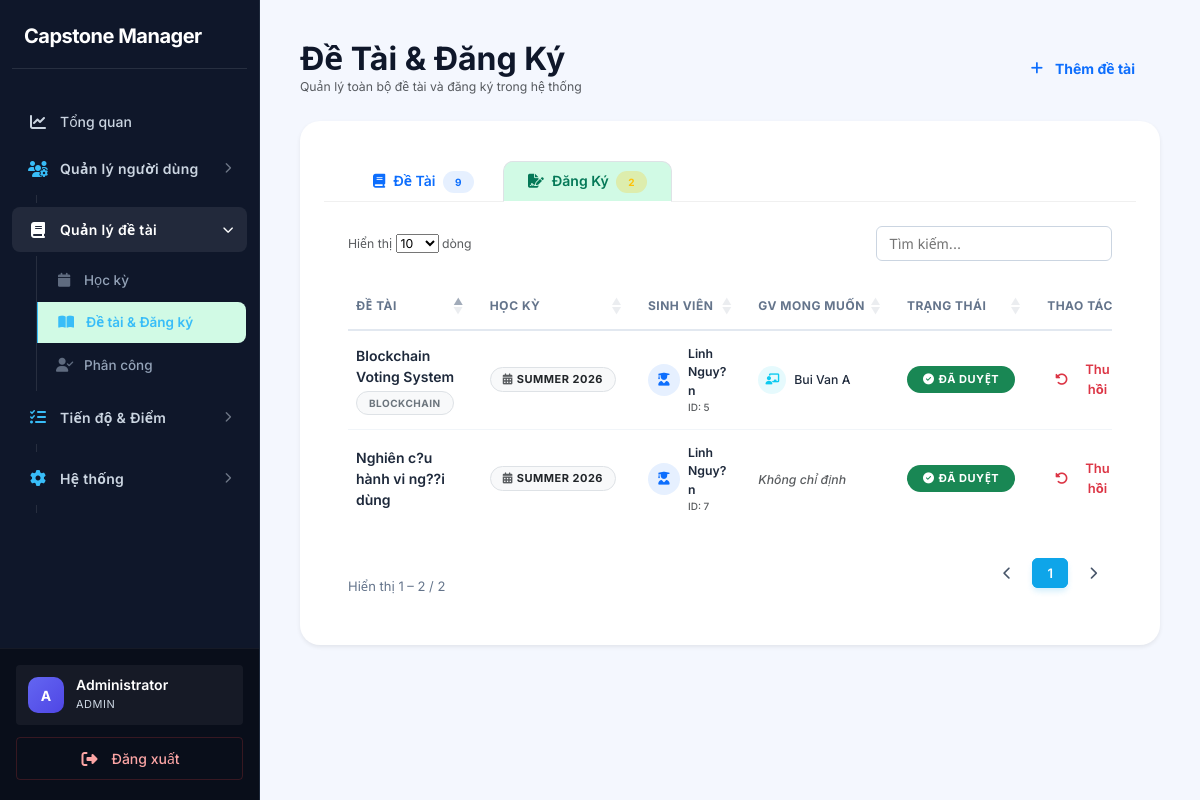
The page /index.php?page=topic-management&tab=registrations (signed in) on the database its author committed.
### tables this page shows
CREATE TABLE `topic_registrations` (
  `id` int(11) NOT NULL,
  `student_id` int(11) NOT NULL,
  `topic_id` int(11) NOT NULL,
  `semester_id` int(11) NOT NULL,
  `description` text DEFAULT NULL,
  `keywords` varchar(255) DEFAULT NULL,
  `desired_lecturer_id` int(11) DEFAULT NULL,
  `status` enum('pending','approved','rejected') DEFAULT 'pending',
  `created_at` timestamp NOT NULL DEFAULT current_timestamp()
);

CREATE TABLE `topics` (
  `id` int(11) NOT NULL,
  `title` varchar(255) DEFAULT NULL,
  `description` text DEFAULT NULL,
  `keywords` text DEFAULT NULL,
  `semester_id` int(11) DEFAULT NULL,
  `created_by` int(11) DEFAULT NULL,
  `status` enum('draft','pending','approved','rejected') DEFAULT 'draft',
  `created_at` timestamp NOT NULL DEFAULT current_timestamp()
);

CREATE TABLE `semesters` (
  `id` int(11) NOT NULL,
  `name` varchar(100) DEFAULT NULL,
  `start_date` date DEFAULT NULL,
  `end_date` date DEFAULT NULL,
  `created_at` timestamp NOT NULL DEFAULT current_timestamp()
);

CREATE TABLE `students` (
  `id` int(11) NOT NULL,
  `user_id` int(11) DEFAULT NULL,
  `full_name` varchar(150) DEFAULT NULL,
  `faculty` varchar(100) DEFAULT NULL,
  `created_at` timestamp NOT NULL DEFAULT current_timestamp()
);

CREATE TABLE `lecturers` (
  `id` int(11) NOT NULL,
  `user_id` int(11) DEFAULT NULL,
  `full_name` varchar(150) DEFAULT NULL,
  `expertise` text DEFAULT NULL,
  `quota` int(11) DEFAULT 8,
  `created_at` timestamp NOT NULL DEFAULT current_timestamp(),
  `faculty` varchar(100) DEFAULT NULL
);

### app/controllers/TopicManagementController.php (called while the page is built, shortened)
<?php
class TopicManagementController {
    private $topicModel;
    private $regModel;
    public function __construct() {
        $this->topicModel    = new Topic();
        $this->regModel      = new TopicRegistration();
    }
    public function index() {
        $role = $_SESSION['user']['role'] ?? '';
        $search     = trim($_GET['search']      ?? '');
        $filterSem  = (int)($_GET['semester_id'] ?? 0);
        $filterStat = trim($_GET['status']       ?? '');
        if ($role === 'admin') {
            $topics = $this->topicModel->search($search, $filterSem, $filterStat);
        } else {
            $topics = $this->topicModel->search($search, $filterSem, 'approved');
        }
        if ($role === 'admin') {
            $registrations = $this->regModel->getAll();
        } else {
            $registrations = [];
        }
        require '../app/views/topic-management/index.php';
    }
}

### core/Database.php (called while the page is built)
<?php
class Database {
    private static $instance = null;
    private $conn;
    private $host = DB_HOST;
    private $dbname = DB_NAME;
    private $username = DB_USER;
    private $password = DB_PASS;
    private function __construct(){
        try{
            $this->conn = new PDO(
                "mysql:host={$this->host};dbname={$this->dbname};charset=utf8mb4",
                $this->username,
                $this->password
            );
            $this->conn->setAttribute(
                PDO::ATTR_ERRMODE,
                PDO::ERRMODE_EXCEPTION
            );
            $this->conn->setAttribute(
                PDO::ATTR_DEFAULT_FETCH_MODE,
                PDO::FETCH_ASSOC
            );
        }catch(PDOException $e){
            die("Database Error: " . $e->getMessage());
        }
    }
    public static function getInstance(){
        if(self::$instance == null){
            self::$instance = new Database();
        }
        return self::$instance;
    }
    public function getConnection(){
        return $this->conn;
    }
}

### app/models/Topic.php (called while the page is built, shortened)
<?php
class Topic {
    private $conn;
    public function __construct(){
        $this->conn = Database::getInstance()->getConnection();
    }
    public function search($keyword = '', $semesterId = 0, $status = '') {
        $sql = "SELECT topics.*, semesters.name AS semester
                FROM topics
                JOIN semesters ON semesters.id = topics.semester_id
                WHERE 1=1";
        $params = [];
        $sql .= " ORDER BY topics.id DESC";
        $stmt = $this->conn->prepare($sql);
        $stmt->execute($params);
        return $stmt->fetchAll(PDO::FETCH_ASSOC);
    }
}

### app/models/TopicRegistration.php (called while the page is built, shortened)
<?php
class TopicRegistration {
    private $conn;
    public function __construct() {
        $this->conn = Database::getInstance()->getConnection();
    }
    public function getAll() {
        $sql = "SELECT r.*, t.title as topic_title, s.full_name as student_name,
                       sem.name as semester_name, l.full_name as lecturer_name
                FROM topic_registrations r
                JOIN topics t ON r.topic_id = t.id
                JOIN students s ON r.student_id = s.id
                JOIN semesters sem ON r.semester_id = sem.id
                LEFT JOIN lecturers l ON r.desired_lecturer_id = l.id
                ORDER BY r.created_at DESC";
        return $this->conn->query($sql)->fetchAll(PDO::FETCH_ASSOC);
    }
}

### app/views/topic-management/index.php (the view, shortened to what this page needs)
<?php require '../app/views/layouts/header.php'; ?>
<?php require '../app/views/layouts/sidebar.php'; ?>
<?php
$role       = $_SESSION['user']['role'];
$activeTab  = $_GET['tab'] ?? 'topics';
?>
<div class="main-content" style="padding: 40px; background-color: #f4f7fe; min-height: 100vh;">
    <div class="d-flex justify-content-between align-items-center mb-4">
        <div>
            <h2 class="fw-bold mb-0">Đề Tài & Đăng Ký</h2>
            <p class="text-muted small mb-0">
                <?php if ($role === 'admin'): ?>Quản lý toàn bộ đề tài và đăng ký trong hệ thống
                <?php elseif ($role === 'lecturer'): ?>Đề tài và đăng ký liên quan đến bạn
                <?php else: ?>Xem đề tài và theo dõi đăng ký của bạn
                <?php endif; ?>
            </p>
        </div>
        <div class="d-flex gap-2">
            <?php if (in_array($role, ['admin', 'student'])): ?>
                <a href="index.php?page=topic-create"
                   class="btn btn-outline-primary rounded-pill px-4 fw-bold">
                    <i class="fa fa-plus me-1"></i>
                    <?= $role === 'admin' ? 'Thêm đề tài' : 'Đề xuất đề tài' ?>
                </a>
            <?php endif; ?>
        </div>
    </div>
    <div class="card border-0 shadow-sm" style="border-radius: 20px; overflow: hidden;">
        <div class="px-4 pt-3" style="background: #fff; border-bottom: 1px solid #f0f0f0;">
            <ul class="nav nav-tabs border-0 gap-1" id="mainTabs">
                <li class="nav-item">
                    <a class="nav-link fw-semibold px-4 <?= $activeTab === 'topics' ? 'active' : '' ?>"
                       href="index.php?page=topic-management&tab=topics"
                       style="border-radius: 10px 10px 0 0;">
                        <i class="fa fa-book me-2"></i>Đề Tài
                        <span class="badge bg-primary bg-opacity-10 text-primary ms-1" style="font-size:10px;">
                            <?= count($topics) ?>
                        </span>
                    </a>
                </li>
                <li class="nav-item">
                    <a class="nav-link fw-semibold px-4 <?= $activeTab === 'registrations' ? 'active' : '' ?>"
                       href="index.php?page=topic-management&tab=registrations"
                       style="border-radius: 10px 10px 0 0;">
                        <i class="fa fa-file-signature me-2"></i>Đăng Ký
                        <span class="badge bg-warning bg-opacity-25 text-warning ms-1" style="font-size:10px;">
                            <?= count($registrations) ?>
                        </span>
                    </a>
                </li>
            </ul>
        </div>
        <div class="card-body p-4">
            <?php if ($activeTab === 'registrations'): ?>
                <div class="table-responsive">
                    <table class="table table-hover align-middle mb-0" id="registrationsTable">
                        <thead>
                            <tr class="text-muted small text-uppercase">
                                <th class="ps-2">Đề Tài</th>
                                <th>Học Kỳ</th>
                                <?php if (in_array($role, ['admin', 'lecturer'])): ?>
                                    <th>Sinh Viên</th>
                                <?php endif; ?>
                                <?php if ($role === 'admin'): ?>
                                    <th>GV Mong Muốn</th>
                                <?php endif; ?>
                                <th>Trạng Thái</th>
                                <?php if (in_array($role, ['admin', 'lecturer'])): ?>
                                    <th class="text-center">Thao Tác</th>
                                <?php endif; ?>
                            </tr>
                        </thead>
                        <tbody>
                            <?php if (!empty($registrations)): foreach ($registrations as $r):
                                $s         = $r['status'];
                                $badgeCls  = $s === 'approved' ? 'bg-success' : ($s === 'rejected' ? 'bg-danger' : 'bg-warning text-dark');
                                $badgeLbl  = $s === 'approved' ? 'Đã duyệt'  : ($s === 'rejected' ? 'Từ chối'   : 'Chờ duyệt');
                                $badgeIcon = $s === 'approved' ? 'fa-circle-check' : ($s === 'rejected' ? 'fa-circle-xmark' : 'fa-clock');
                            ?>
                                <tr>
                                    <td class="ps-2">
                                        <div class="fw-semibold"><?= htmlspecialchars($r['topic_title']) ?></div>
                                        <?php if (!empty($r['keywords'])): ?>
                                            <div class="mt-1">
                                                <?php foreach (explode(',', $r['keywords']) as $kw): ?>
                                                    <span class="badge bg-light text-secondary border me-1" style="font-size:10px;">
                                                        <?= htmlspecialchars(trim($kw)) ?>
                                                    </span>
                                                <?php endforeach; ?>
                                            </div>
                                        <?php endif; ?>
                                    </td>
                                    <td>
                                        <span class="badge bg-light text-dark border" style="font-size:11px;">
                                            <i class="fa fa-calendar-alt me-1 text-muted"></i>
                                            <?= htmlspecialchars($r['semester_name']) ?>
                                        </span>
                                    </td>
                                    <?php if (in_array($role, ['admin', 'lecturer'])): ?>
                                    <td>
                                        <div class="d-flex align-items-center gap-2">
                                            <div class="rounded-circle bg-primary bg-opacity-10 d-flex align-items-center justify-content-center"
                                                 style="width:32px; height:32px; flex-shrink:0;">
                                                <i class="fa fa-user-graduate text-primary" style="font-size:13px;"></i>
                                            </div>
                                            <div>
                                                <div class="fw-semibold small"><?= htmlspecialchars($r['student_name'] ?? 'N/A') ?></div>
                                                <div class="text-muted" style="font-size:10px;">ID: <?= $r['student_id'] ?></div>
                                            </div>
                                        </div>
                                    </td>
                                    <?php endif; ?>
                                    <?php if ($role === 'admin'): ?>
                                    <td>
                                        <?php if (!empty($r['lecturer_name'])): ?>
                                            <div class="d-flex align-items-center gap-2">
                                                <div class="rounded-circle bg-info bg-opacity-10 d-flex align-items-center justify-content-center"
                                                     style="width:28px; height:28px; flex-shrink:0;">
                                                    <i class="fa fa-chalkboard-teacher text-info" style="font-size:11px;"></i>
                                                </div>
                                                <span class="small"><?= htmlspecialchars($r['lecturer_name']) ?></span>
                                            </div>
                                        <?php else: ?>
                                            <span class="text-muted small fst-italic">Không chỉ định</span>
                                        <?php endif; ?>
                                    </td>
                                    <?php endif; ?>
                                    <td>
                                        <span class="badge rounded-pill <?= $badgeCls ?> px-3 py-2" style="font-size:11px;">
                                            <i class="fa <?= $badgeIcon ?> me-1"></i><?= $badgeLbl ?>
                                        </span>
                                    </td>
                                    <?php if (in_array($role, ['admin', 'lecturer'])): ?>
                                    <td class="text-center">
                                        <?php if ($s === 'pending'): ?>
                                            <div class="d-flex justify-content-center gap-2">
                                                <form action="index.php?page=registration-status&id=<?= $r['id'] ?>&status=approved" method="POST" class="d-inline" onsubmit="return confirm('Duyệt đăng ký này?');">
    <input type="hidden" name="csrf_token" value="<?= $_SESSION['csrf_token'] ?? '' ?>">
    <button type="submit" class="btn btn-sm btn-success rounded-pill px-2 shadow-sm border-0" >
        <i class="fa fa-check me-1"></i>Duyệt
    </button>
</form>
                                                <form action="index.php?page=registration-status&id=<?= $r['id'] ?>&status=rejected" method="POST" class="d-inline" onsubmit="return confirm('Từ chối đăng ký này?');">
    <input type="hidden" name="csrf_token" value="<?= $_SESSION['csrf_token'] ?? '' ?>">
    <button type="submit" class="btn btn-sm btn-outline-danger rounded-pill px-2 border-0" >
        <i class="fa fa-xmark me-1"></i>Từ chối
    </button>
</form>
                                            </div>
                                        <?php elseif ($s === 'approved'): ?>
                                            <form action="index.php?page=registration-status&id=<?= $r['id'] ?>&status=rejected" method="POST" class="d-inline" onsubmit="return confirm('Thu hồi duyệt đăng ký này?');">
    <button type="submit" class="btn btn-sm btn-outline-danger rounded-pill px-2 border-0" >
        <i class="fa fa-rotate-left me-1"></i>Thu hồi
    </button>
</form>
                                        <?php endif; ?>
                                    </td>
                                    <?php endif; ?>
                                </tr>
                            <?php endforeach; endif; ?>
                        </tbody>
                    </table>
                </div>
            <?php endif;  ?>
        </div>
    </div>
</div>
<?php require '../app/views/layouts/footer.php'; ?>

### rows shown on the page
topic_registrations: topic.title "Nghiên c?u hành vi ng??i dùng", semester.name "SUMMER 2026", student.full_name "Linh Nguy?n", student "7", shows "Không chỉ định", status "ĐÃ DUYỆT"
topic_registrations: topic.title "Blockchain Voting System", keywords "BLOCKCHAIN", semester.name "SUMMER 2026", student.full_name "Linh Nguy?n", student "5", lecturers.full_name "Bui Van A", status "ĐÃ DUYỆT"

### other values the page prints
$avatarChar "A"
$displayName "Administrator"
$_SESSION['user']['role'] "ADMIN"
count($topics) "9"
count($registrations) "2"
